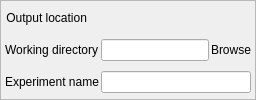
         <widget class="QFrame" name="frame_2">
          <property name="styleSheet">
           <string notr="true"/>
          </property>
          <property name="frameShape">
           <enum>QFrame::StyledPanel</enum>
          </property>
          <property name="frameShadow">
           <enum>QFrame::Raised</enum>
          </property>
          <layout class="QGridLayout" name="gridLayout_5">
           <property name="leftMargin">
            <number>2</number>
           </property>
           <property name="topMargin">
            <number>2</number>
           </property>
           <property name="rightMargin">
            <number>2</number>
           </property>
           <property name="bottomMargin">
            <number>2</number>
           </property>
           <property name="spacing">
            <number>2</number>
           </property>
           <item row="2" column="0">
            <widget class="QFrame" name="frame_52">
             <property name="styleSheet">
              <string notr="true">QLabel
{
border:none;
}
QFrame
{
	border-width:0px;
	background-color: transparent;
}


</string>
             </property>
             <layout class="QHBoxLayout" name="horizontalLayout_57">
              <property name="spacing">
               <number>2</number>
              </property>
              <property name="leftMargin">
               <number>2</number>
              </property>
              <property name="topMargin">
               <number>2</number>
              </property>
              <property name="rightMargin">
               <number>2</number>
              </property>
              <property name="bottomMargin">
               <number>2</number>
              </property>
              <item>
               <widget class="QLabel" name="label_57">
                <property name="styleSheet">
                 <string notr="true">border:none;</string>
                </property>
                <property name="text">
                 <string>Experiment name</string>
                </property>
               </widget>
              </item>
              <item>
               <widget class="QLineEdit" name="lineEdit_57"/>
              </item>
             </layout>
            </widget>
           </item>
           <item row="0" column="0">
            <widget class="QLabel" name="label_2">
             <property name="styleSheet">
              <string notr="true">border:none;
font: 700 12pt &quot;Tahoma&quot;;</string>
             </property>
             <property name="text">
              <string> Output location</string>
             </property>
             <property name="alignment">
              <set>Qt::AlignLeading|Qt::AlignLeft|Qt::AlignVCenter</set>
             </property>
            </widget>
           </item>
           <item row="1" column="0">
            <widget class="QFrame" name="frame_51">
             <property name="sizePolicy">
              <sizepolicy hsizetype="Minimum" vsizetype="Minimum">
               <horstretch>0</horstretch>
               <verstretch>0</verstretch>
              </sizepolicy>
             </property>
             <property name="styleSheet">
              <string notr="true">QLabel
{
border:none;
}
QFrame
{
	border-width:0px;
	background-color: transparent;
}


</string>
             </property>
             <layout class="QHBoxLayout" name="horizontalLayout_56" stretch="1,10,2">
              <property name="spacing">
               <number>2</number>
              </property>
              <property name="leftMargin">
               <number>2</number>
              </property>
              <property name="topMargin">
               <number>2</number>
              </property>
              <property name="rightMargin">
               <number>2</number>
              </property>
              <property name="bottomMargin">
               <number>2</number>
              </property>
              <item>
               <widget class="QLabel" name="label_56">
                <property name="sizePolicy">
                 <sizepolicy hsizetype="Minimum" vsizetype="Minimum">
                  <horstretch>0</horstretch>
                  <verstretch>0</verstretch>
                 </sizepolicy>
                </property>
                <property name="styleSheet">
                 <string notr="true">border:none;</string>
                </property>
                <property name="text">
                 <string>Working directory</string>
                </property>
               </widget>
              </item>
              <item>
               <widget class="QLineEdit" name="lineEdit_56">
                <property name="sizePolicy">
                 <sizepolicy hsizetype="Minimum" vsizetype="Maximum">
                  <horstretch>0</horstretch>
                  <verstretch>0</verstretch>
                 </sizepolicy>
                </property>
               </widget>
              </item>
              <item>
               <widget class="QPushButton" name="pushButton_8">
                <property name="styleSheet">
                 <string notr="true">border-radius:10px;</string>
                </property>
                <property name="text">
                 <string>Browse</string>
                </property>
               </widget>
              </item>
             </layout>
            </widget>
           </item>
          </layout>
         </widget>
